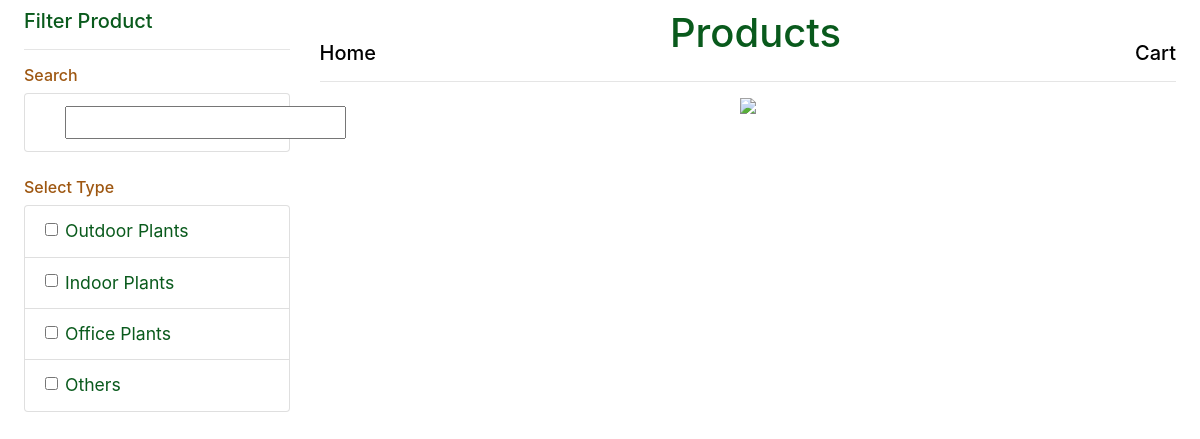
The app's page /Project/User/SearchProduct.php with its own data.
### tables this page shows
CREATE TABLE `tbl_type` (
  `type_id` int(11) NOT NULL auto_increment,
  `type_name` varchar(100) NOT NULL,
  PRIMARY KEY  (`type_id`)
);

### Project/User/SearchProduct.php (the view, shortened to what this page needs)
<!DOCTYPE html PUBLIC "-//W3C//DTD XHTML 1.0 Transitional//EN" "http://www.w3.org/TR/xhtml1/DTD/xhtml1-transitional.dtd">
<html xmlns="http://www.w3.org/1999/xhtml">
<head>
<link rel="stylesheet" href="../Assets/Templates/Search/bootstrap.min.css">
<link rel="stylesheet" href="https://cdnjs.cloudflare.com/ajax/libs/font-awesome/6.4.2/css/all.min.css" />
</head>
<body onload="productCheck()">
        <div class="container-fluid">
            <div class="row">
                <div class="col-lg-3">
                    <h5>Filter Product</h5>
                    <hr>
                    <h6 class="text-info"> Search</h6>
                    <ul class="list-group">
                        <li class="list-group-item">
                            <div class="form-check">
                                <label class="form-check-label">
                                    <input type="text" onkeyup="productCheck()" class="product_check" id="txt_name">
                                </label>
                            </div>
                        </li>
                    </ul>
                    <br />
                    <h6 class="text-info"> Select Type</h6>
                    <ul class="list-group">
                        <?php
						 $selCat = "SELECT * from tbl_type";
                            $result = mysql_query($selCat);
                            while ($row=mysql_fetch_array($result)) {
                        ?>
                        <li class="list-group-item">
                            <div class="form-check">
                                <label class="form-check-label">
                                    <input type="checkbox" onclick="productCheck()" class="form-check-input product_check" value="<?php echo $row["type_id"]; ?>" id="type"><?php echo $row["type_name"]; ?>
                                </label>
                            </div>
                        </li>
                        <?php
                            }
                        ?>
                    </ul>
                </div>
                <div class="col-lg-9">
                    <h5 style="display:flex;justify-content: space-between;">
                        <a href="HomePage.php">Home</a>
                        <span><h1>Products</h1></span>
                        <a href="MYCart.php">Cart</a>
                    </h5>
                    <hr>
                    <div class="text-center">
                        <img src="../Assets/Templates/Search/loader.gif" id='loder' width="200" style="display: none"/>
                    </div>
                </div>
            </div>
                        </div>
    </body>
</html>

### records on screen
tbl_type: type_name "Outdoor Plants"
tbl_type: type_name "Indoor Plants"
tbl_type: type_name "Office Plants"
tbl_type: type_name "Others"
